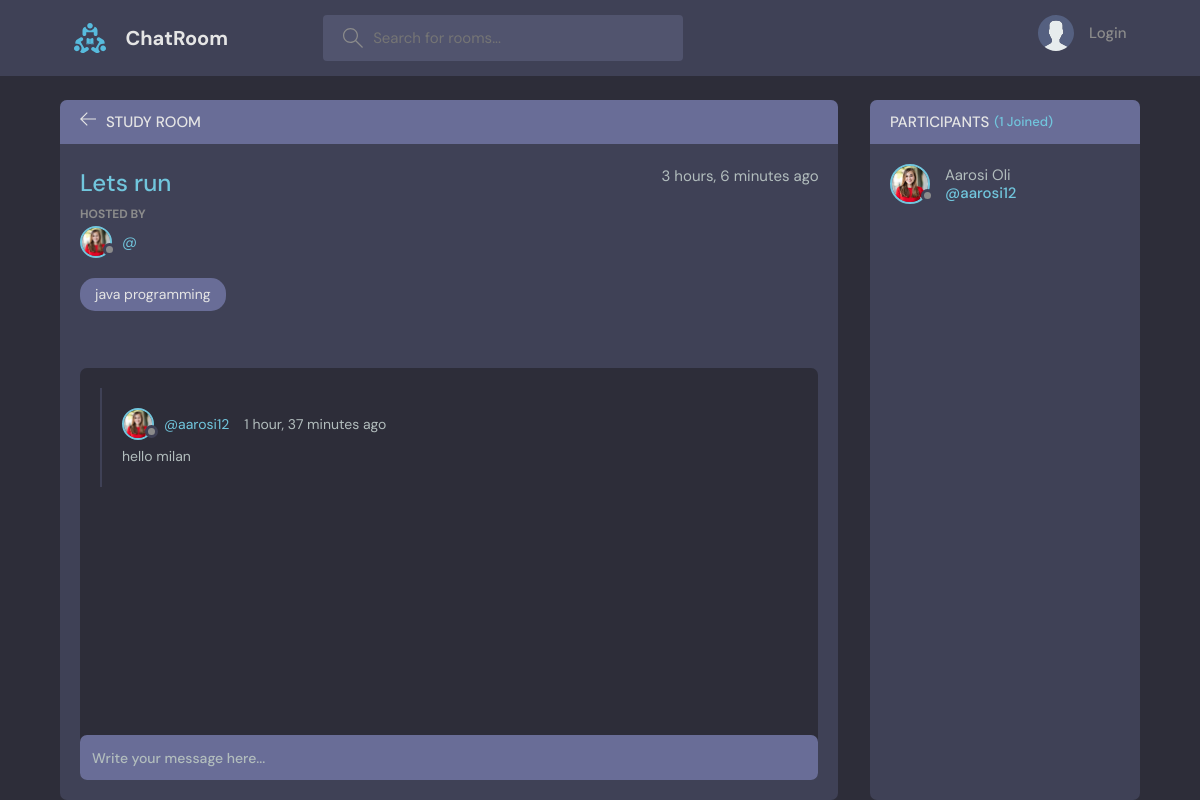
The page /room/1/ on the database its author committed.
### polls/models.py (models this page shows, shortened)
class Room(models.Model):
    host = models.ForeignKey(User,on_delete=models.SET_NULL,null=True)
    topic = models.ForeignKey(Topic,on_delete=models.SET_NULL,null=True)
    participants = models.ManyToManyField(User,related_name='participants',blank=True)
    name = models.CharField(max_length=200)
    description = models.TextField(null=True,blank=True)
    update = models.DateTimeField(auto_now=True)
    created = models.DateTimeField(auto_now_add=True)
    class Meta:
         ordering =["-update","-created"]

class User(AbstractUser):
    name = models.CharField(max_length=200,null=True)
    email = models.EmailField(unique=True,null=True)
    bio = models.TextField(null=True,)
    avatar = models.ImageField(null=True,default="avatar.svg")
    USERNAME_FIELD= 'email'
    REQUIRED_FIELDS=[]

class Topic(models.Model):
    name = models.CharField(max_length=200)
    def __str__(self):
        return self.name

class Message(models.Model):
    user = models.ForeignKey(User,on_delete=models.CASCADE)
    room = models.ForeignKey(Room,on_delete=models.CASCADE)
    body = models.TextField()
    update = models.DateTimeField(auto_now=True)
    created = models.DateTimeField(auto_now_add=True)
    class Meta:
         ordering =["-update","-created"]

### polls/views.py (the view, shortened to what this page needs)
# urls.py: path("room/<str:id>/",view=views.room,name="room"),
def room(request,id):
    rm = None
    room = Room.objects.get(id =id)
    room_messages = room.message_set.all()
    participants = room.participants.all()
    context = {'room':room,'room_messages':room_messages,'participants':participants}
    return render(request,"polls/room.html",context)

### polls/templates/polls/room.html (shortened to what this page needs)
{% extends 'main.html' %}
{% block content %}
<main class="profile-page layout layout--2">
    <div class="container">
        <div class="room">
            <div class="room__top">
                <div class="room__topLeft">
                    <a href="{% url 'home' %}">
                        <svg version="1.1" xmlns="http://www.w3.org/2000/svg" width="32" height="32"
                            viewBox="0 0 32 32">
                            <title>arrow-left</title>
                            <path
                                d="M13.723 2.286l-13.723 13.714 13.719 13.714 1.616-1.611-10.96-10.96h27.625v-2.286h-27.625l10.965-10.965-1.616-1.607z">
                            </path>
                        </svg>
                    </a>
                    <h3>Study Room</h3>
                </div>
            </div>
            <div class="room__box scroll">
                <div class="room__header scroll">
                    <div class="room__info">
                        <h3>{{room.name}}</h3>
                        <span>{{room.created|timesince}} ago</span>
                    </div>
                    <div class="room__hosted">
                        <p>Hosted by</p>
                        <a href="{% url 'user-profile' room.host.id %}" class="room__author">
                            <div class="avatar avatar--small">
                                <img src="{{room.host.avatar.url}}" />
                            </div>
                            <span>@{{ user.username }}</span>
                        </a>
                    </div>
                    <span class="room__topics">{{room.topic}}</span>
                </div>
                <div class="room__conversation">
                    <div class="threads scroll">
                        {% for message in room_messages %}
                        <div class="thread">
                            <div class="thread__top">
                                <div class="thread__author">
                                    <a href="{% url 'user-profile' message.user.id %}" class="thread__authorInfo">
                                        <div class="avatar avatar--small">
                                            <img src="{{message.user.avatar.url}}" />
                                        </div>
                                        <span>@{{message.user.username}}</span>
                                    </a>
                                    <span class="thread__date">{{message.created|timesince}} ago</span>
                                </div>
                            </div>
                            <div class="thread__details">
                                {{message.body}}
                            </div>
                        </div>
                        {% endfor %}
                    </div>
                </div>
            </div>
            <div class="room__message">
                <form action="" method="POST">
                    <input name="body" placeholder="Write your message here..." />
                </form>
            </div>
        </div>
        <div class="participants">
            <h3 class="participants__top">Participants <span>({{ participants.count }} Joined)</span></h3>
            <div class="participants__list scroll">
                {% for user in participants %}
                <a href="{% url 'user-profile' user.id %}" class="participant">
                    <div class="avatar avatar--medium">
                        <img src="{{user.avatar.url}}" />
                    </div>
                    <p>
                        {{user.name}}
                        <span>@{{user.username}}</span>
                    </p>
                </a>
                {% endfor %}
            </div>
        </div>
    </div>
</main>
{% endblock %}

### rows shown on the page
Room: name "Lets run", created "3 hours, 6 minutes", host.avatar (picture), topic "java programming"
Message: user.avatar (picture), user.username "aarosi12", created "1 hour, 37 minutes", body "hello milan"
User: avatar (picture), name "Aarosi Oli", username "aarosi12"

### other values the page prints
{{ participants.count }} "1"
